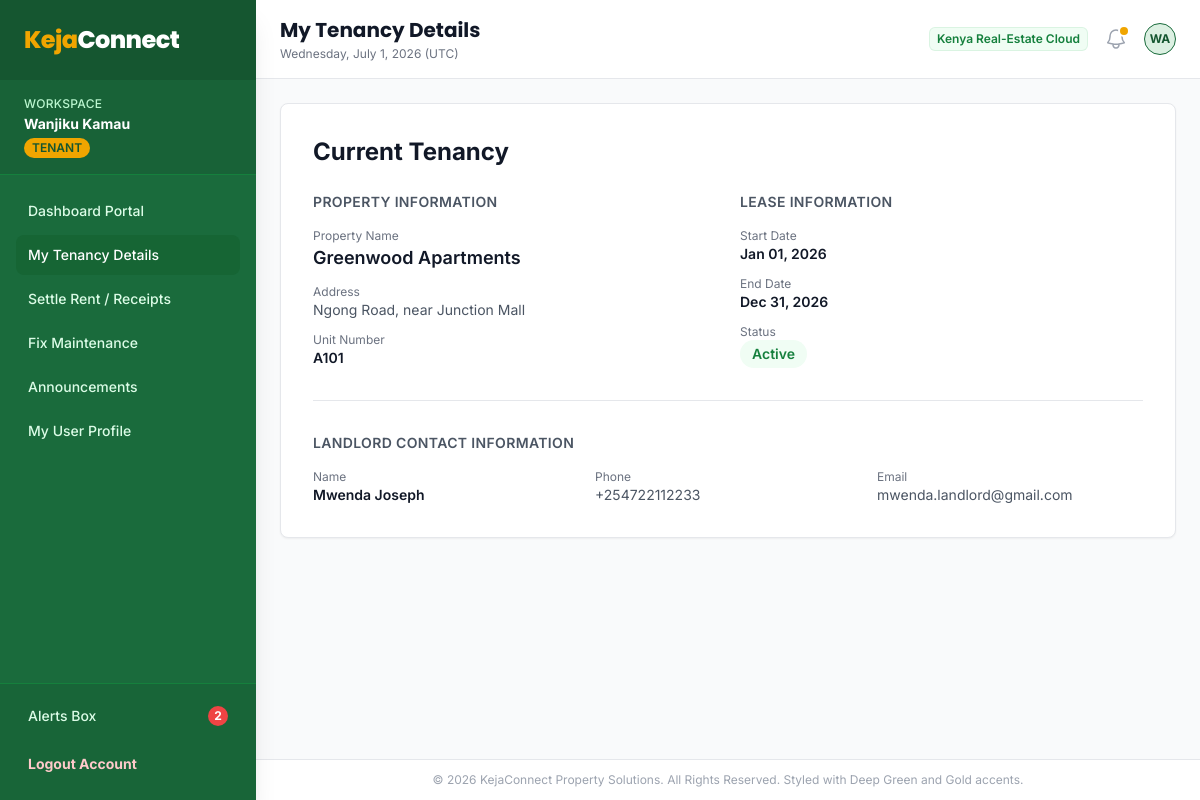
/tenant/tenancy.php (signed in), run on the app's committed database.
### tables this page shows
CREATE TABLE IF NOT EXISTS `tenancies` (
  `id` INT AUTO_INCREMENT PRIMARY KEY,
  `unit_id` INT NOT NULL,
  `tenant_id` INT NOT NULL,
  `landlord_id` INT NOT NULL,
  `start_date` DATE NOT NULL,
  `end_date` DATE NOT NULL,
  `rent_amount` DECIMAL(10, 2) NOT NULL,
  `deposit_paid` DECIMAL(10, 2) NOT NULL DEFAULT 0.00,
  `deposit_amount` DECIMAL(10, 2) NOT NULL,
  `lease_document` VARCHAR(255) NULL,
  `status` ENUM('active', 'terminated', 'expired') NOT NULL DEFAULT 'active',
  `created_at` TIMESTAMP DEFAULT CURRENT_TIMESTAMP,
  FOREIGN KEY (`unit_id`) REFERENCES `units` (`id`) ON DELETE CASCADE,
  FOREIGN KEY (`tenant_id`) REFERENCES `users` (`id`) ON DELETE CASCADE,
  FOREIGN KEY (`landlord_id`) REFERENCES `users` (`id`) ON DELETE CASCADE,
  INDEX `idx_tenant` (`tenant_id`),
  INDEX `idx_landlord_tenancy` (`landlord_id`),
  INDEX `idx_unit_tenancy` (`unit_id`),
  INDEX `idx_tenancy_status` (`status`)
);

CREATE TABLE IF NOT EXISTS `properties` (
  `id` INT AUTO_INCREMENT PRIMARY KEY,
  `landlord_id` INT NOT NULL,
  `name` VARCHAR(100) NOT NULL,
  `address` VARCHAR(255) NOT NULL,
  `county` VARCHAR(100) NOT NULL,
  `property_type` ENUM('apartment', 'bedsitter', 'studio', 'maisonette', 'bungalow') NOT NULL,
  `total_units` INT NOT NULL DEFAULT 1,
  `description` TEXT NULL,
  `amenities` TEXT NULL,  
  `photos` JSON NULL,     
  `status` ENUM('active', 'inactive') NOT NULL DEFAULT 'active',
  `created_at` TIMESTAMP DEFAULT CURRENT_TIMESTAMP,
  FOREIGN KEY (`landlord_id`) REFERENCES `users` (`id`) ON DELETE CASCADE,
  INDEX `idx_landlord` (`landlord_id`)
);

CREATE TABLE IF NOT EXISTS `units` (
  `id` INT AUTO_INCREMENT PRIMARY KEY,
  `property_id` INT NOT NULL,
  `unit_number` VARCHAR(50) NOT NULL,
  `floor` INT NOT NULL DEFAULT 0,
  `bedrooms` INT NOT NULL DEFAULT 0,
  `bathrooms` INT NOT NULL DEFAULT 0,
  `rent_amount` DECIMAL(10, 2) NOT NULL,
  `deposit_amount` DECIMAL(10, 2) NOT NULL,
  `status` ENUM('vacant', 'occupied', 'maintenance') NOT NULL DEFAULT 'vacant',
  `created_at` TIMESTAMP DEFAULT CURRENT_TIMESTAMP,
  FOREIGN KEY (`property_id`) REFERENCES `properties` (`id`) ON DELETE CASCADE,
  INDEX `idx_property` (`property_id`),
  INDEX `idx_unit_status` (`status`)
);

CREATE TABLE IF NOT EXISTS `users` (
  `id` INT AUTO_INCREMENT PRIMARY KEY,
  `full_name` VARCHAR(100) NOT NULL,
  `email` VARCHAR(100) NOT NULL UNIQUE,
  `password` VARCHAR(255) NOT NULL,
  `phone` VARCHAR(20) NOT NULL,
  `role` ENUM('admin', 'landlord', 'tenant') NOT NULL,
  `status` ENUM('active', 'suspended') NOT NULL DEFAULT 'active',
  `profile_photo` VARCHAR(255) NULL,
  `created_at` TIMESTAMP DEFAULT CURRENT_TIMESTAMP,
  INDEX `idx_role` (`role`),
  INDEX `idx_status` (`status`)
);

### includes/functions.php (called while the page is built, shortened)
<?php
function sanitize($data) {
    return htmlspecialchars(trim($data), ENT_QUOTES, 'UTF-8');
}

### tenant/tenancy.php (the view, shortened to what this page needs)
<?php
require_once __DIR__ . '/../includes/functions.php';
$tenant_id = $_SESSION['user_id'];
$db = get_db_connection();
$stmt = $db->prepare("
    SELECT t.*,
           u.unit_number,
           p.name as property_name,
           p.address as property_address,
           l.full_name as landlord_name,
           l.phone as landlord_phone,
           l.email as landlord_email
    FROM tenancies t
    INNER JOIN units u ON t.unit_id = u.id
    INNER JOIN properties p ON u.property_id = p.id
    INNER JOIN users l ON p.landlord_id = l.id
    WHERE t.tenant_id = ? AND t.status = 'active'
    ORDER BY t.start_date DESC
    LIMIT 1
");
$stmt->execute([$tenant_id]);
$tenancy = $stmt->fetch();
include __DIR__ . '/../includes/header.php';
?>
<div class="grid grid-cols-1 gap-6">
    <?php if ($tenancy): ?>
        <div class="bg-white p-8 rounded-lg border border-gray-200 shadow-sm">
            <h2 class="text-2xl font-bold text-gray-900 mb-6">Current Tenancy</h2>
            <div class="grid grid-cols-1 gap-6 md:grid-cols-2">
                <div>
                    <h3 class="text-sm font-semibold text-gray-600 uppercase tracking-wide mb-4">Property Information</h3>
                    <div class="space-y-3">
                        <div>
                            <p class="text-xs text-gray-500">Property Name</p>
                            <p class="text-lg font-semibold text-gray-900"><?php echo sanitize($tenancy['property_name']); ?></p>
                        </div>
                        <div>
                            <p class="text-xs text-gray-500">Address</p>
                            <p class="text-sm text-gray-600"><?php echo sanitize($tenancy['property_address']); ?></p>
                        </div>
                        <div>
                            <p class="text-xs text-gray-500">Unit Number</p>
                            <p class="text-sm font-semibold text-gray-900"><?php echo sanitize($tenancy['unit_number']); ?></p>
                        </div>
                    </div>
                </div>
                <div>
                    <h3 class="text-sm font-semibold text-gray-600 uppercase tracking-wide mb-4">Lease Information</h3>
                    <div class="space-y-3">
                        <div>
                            <p class="text-xs text-gray-500">Start Date</p>
                            <p class="text-sm font-semibold text-gray-900"><?php echo date('M d, Y', strtotime($tenancy['start_date'])); ?></p>
                        </div>
                        <div>
                            <p class="text-xs text-gray-500">End Date</p>
                            <p class="text-sm font-semibold text-gray-900"><?php echo date('M d, Y', strtotime($tenancy['end_date'])); ?></p>
                        </div>
                        <div>
                            <p class="text-xs text-gray-500">Status</p>
                            <span class="inline-flex items-center rounded-full bg-green-50 px-3 py-1 text-sm font-semibold text-green-700">
                                <?php echo ucfirst($tenancy['status']); ?>
                            </span>
                        </div>
                    </div>
                </div>
            </div>
            <div class="mt-8 pt-8 border-t border-gray-200">
                <h3 class="text-sm font-semibold text-gray-600 uppercase tracking-wide mb-4">Landlord Contact Information</h3>
                <div class="grid grid-cols-1 gap-4 md:grid-cols-3">
                    <div>
                        <p class="text-xs text-gray-500">Name</p>
                        <p class="text-sm font-semibold text-gray-900"><?php echo sanitize($tenancy['landlord_name']); ?></p>
                    </div>
                    <div>
                        <p class="text-xs text-gray-500">Phone</p>
                        <p class="text-sm text-gray-600"><?php echo sanitize($tenancy['landlord_phone']); ?></p>
                    </div>
                    <div>
                        <p class="text-xs text-gray-500">Email</p>
                        <p class="text-sm text-gray-600"><?php echo sanitize($tenancy['landlord_email']); ?></p>
                    </div>
                </div>
            </div>
        </div>
    <?php endif; ?>
</div>
<?php include __DIR__ . '/../includes/footer.php'; ?>

### includes/header.php (style rules this page uses)
body { font-family: 'Inter', sans-serif; }

### data on the page
tenancies: properties.name "Greenwood Apartments", properties.address "Ngong Road, near Junction Mall", unit.unit_number "A101", start_date "Jan 01, 2026", end_date "Dec 31, 2026", status "Active", landlord.full_name "Mwenda Joseph", landlord.phone "+254722112233", landlord.email "mwenda.landlord@gmail.com"

### other printed values
$user_name "Wanjiku Kamau"
$user_role "TENANT"
$unread_notices "2"
$page_heading "My Tenancy Details"
substr($user_name, 0, 2) "WA"
APP_COMPANY "KejaConnect Property Solutions"
